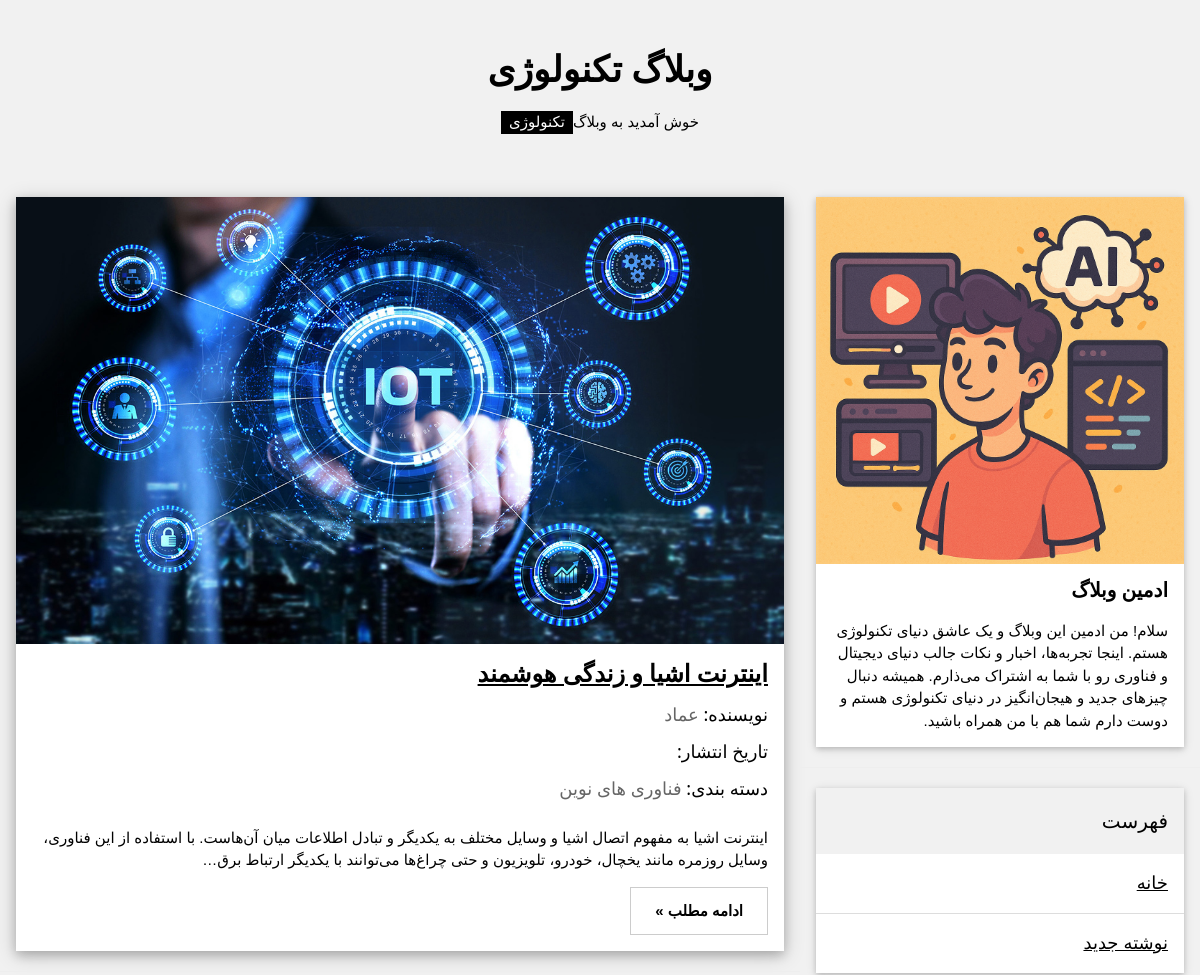
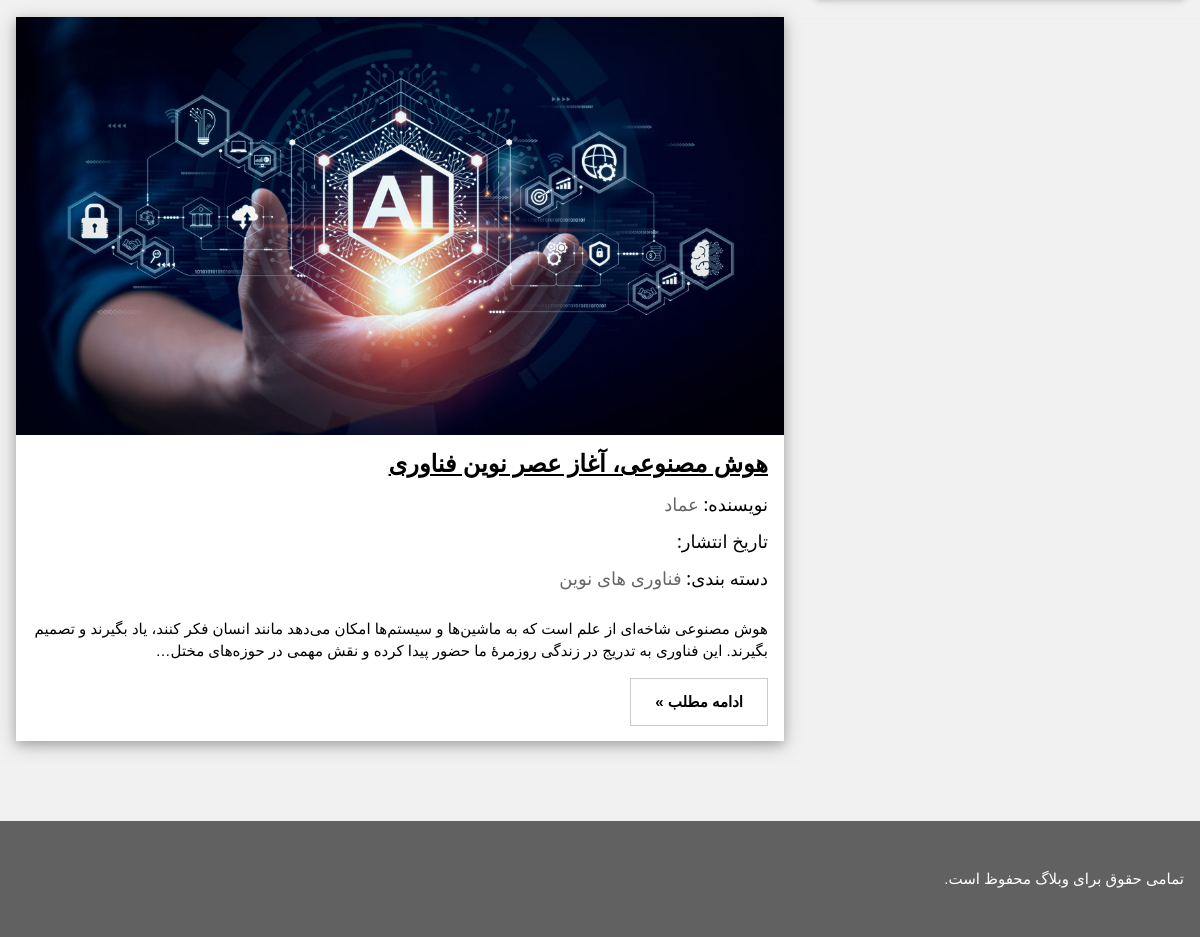
The page / on the database its author committed (2 pictures, top to bottom).
### blog/models.py (models this page shows, shortened)
class Post(models.Model):
    author = models.ForeignKey(User, on_delete=models.PROTECT, related_name='posts', verbose_name='نویسنده')
    category = models.ForeignKey(Category, on_delete=models.PROTECT, related_name='posts', verbose_name='دسته بندی')
    title = models.CharField(max_length=100, verbose_name='عنوان')
    slug = models.SlugField(max_length=120, unique=True, verbose_name='شناسه یکتا')
    content = models.TextField(verbose_name='محتوا')
    image = models.ImageField(upload_to='blog/%Y/%m/%d/', blank=True, null=True, verbose_name='تصویر')
    published_date = models.DateField(auto_now_add=True, verbose_name='تاریخ انتشار')
    published_time = models.TimeField(auto_now_add=True, verbose_name='زمان انتشار')
    updated_date = models.DateField(auto_now=True, verbose_name='تاریخ آخرین ویرایش')
    updated_time = models.TimeField(auto_now=True, verbose_name='زمان آخرین ویرایش')
    class Meta:
        ordering = ['-published_date', '-published_time']
        verbose_name = 'نوشته ها'
        verbose_name_plural = 'نوشته ها'
    @property
    def published_jalali(self):
        return date2jalali(self.published_date).strftime('%Y/%m/%d')
    published_jalali.fget.short_description = 'تاریخ انتشار'
    @property
    def updated_jalali(self):
        return date2jalali(self.updated_date).strftime('%Y/%m/%d')
    updated_jalali.fget.short_description = 'تاریخ آخرین ویرایش'

class Category(models.Model):
    name = models.CharField(max_length=100, verbose_name='دسته بندی')
    class Meta:
        verbose_name = 'دسته بندی ها'
        verbose_name_plural = 'دسته بندی ها'
        ordering = ['name']

### blog/views.py (the view)
# urls.py: path('', PostListView.as_view(), name='post_list'),
class PostListView(ListView):
    model = Post
    template_name = 'blog/post_list.html'
    context_object_name = 'posts'

### blog/templates/blog/post_list.html (shortened to what this page needs)
{% extends 'base.html' %}
{% load static %}
{% block content%}
    {% for post in posts %}
        <div class="w3-card-4 w3-margin w3-white">
            {% if post.image %}
                <img src="{{ post.image.url }}" alt="post image" style="width:100%">
            {% else %}
                <img src="{% static 'images/default.png' %}" alt="default image" style="width:100%">
            {% endif %}
            <div class="w3-container">
                <h3><a href="{% url 'post_detail' post.slug %}"><b>{{ post.title }}</b></a></h3>
                <h5>نویسنده: <span class="w3-opacity">{{ post.author.first_name }}</span></h5>
                <h5>تاریخ انتشار: </h5>
                <h5>دسته بندی: <span class="w3-opacity">{{ post.category.name }}</span></h5>
            </div>
            <div class="w3-container">
                <p>
                    {{ post.content|truncatechars:200 }}
                    {% if post.content|length > 200 %}
                        <p><a href="{% url 'post_detail' post.slug %}" class="w3-button w3-padding-large w3-white w3-border"><b>ادامه مطلب »</b></a></p>
                    {% endif %}
                </p>
            </div>
        </div>
        <hr>
    {% endfor %}
{% endblock %}

### templates/base.html (shortened to what this page needs)
{% load static %}
<!DOCTYPE html>
<html dir="rtl">
<head>
<link rel="stylesheet" href="{% static 'css/w3.css' %}">
</head>
<body class="w3-light-grey">
<div class="w3-content" style="max-width:1400px">
<header class="w3-container w3-center w3-padding-32">
  <h1><b>وبلاگ تکنولوژی</b></h1>
  <p>خوش آمدید به وبلاگ<span class="w3-tag">تکنولوژی</span></p>
</header>
<div class="w3-row">
<div class="w3-col l8 s12">
  {% block content%}
  {% endblock %}
</div>
<div class="w3-col l4">
  <div class="w3-card w3-margin w3-margin-top">
  <img src="{% static 'images/Logo.png' %}" style="width:100%">
    <div class="w3-container w3-white">
      <h4><b>ادمین وبلاگ</b></h4>
      <p>سلام! من ادمین این وبلاگ و یک عاشق دنیای تکنولوژی هستم.
         اینجا تجربه‌ها، اخبار و نکات جالب دنیای دیجیتال و فناوری رو با شما به اشتراک می‌ذارم.
          همیشه دنبال چیزهای جدید و هیجان‌انگیز در دنیای تکنولوژی هستم و دوست دارم شما هم با من همراه باشید.</p>
    </div>
  </div><hr>
  <div class="w3-card w3-margin">
    <div class="w3-container w3-padding">
      <h4>فهرست</h4>
    </div>
    <ul class="w3-ul w3-hoverable w3-white">
      <li class="w3-padding-16">
        <a href="{% url 'post_list' %}"><span class="w3-large">خانه</span></a><br>
      </li>
      <li class="w3-padding-16">
        <a href="{% url 'post_create' %}"><span class="w3-large">نوشته جدید</span></a><br>
      </li>
    </ul>
  </div>
  <hr>
</div>
</div><br>
</div>
<footer class="w3-container w3-dark-grey w3-padding-32 w3-margin-top">
  <p>تمامی حقوق برای وبلاگ محفوظ است.</p>
</footer>
</body>
</html>

### static/css/w3.css (style rules this page uses)
*,*:before,*:after { box-sizing:inherit }
html { -ms-text-size-adjust:100%;-webkit-text-size-adjust:100% }
body { margin:0 }
article,aside,details,figcaption,figure,footer,header,main,menu,nav,section { display:block }
a { background-color:transparent }
b,strong { font-weight:bolder }
img { border-style:none }
hr { box-sizing:content-box;height:0;overflow:visible }
html,body { font-family:Verdana,sans-serif;font-size:15px;line-height:1.5 }
html { overflow-x:hidden }
h1 { font-size:36px }
h3 { font-size:24px }
h4 { font-size:20px }
h5 { font-size:18px }
h1,h2,h3,h4,h5,h6 { font-family:"Segoe UI",Arial,sans-serif;font-weight:400;margin:10px 0 }
hr { border:0;border-top:1px solid #eee;margin:20px 0 }
img { vertical-align:middle }
a { color:inherit }
.w3-btn,.w3-button { border:none;display:inline-block;padding:8px 16px;vertical-align:middle;overflow:hidden;text-decoration:none;color:inherit;background-color:inherit;text-align:center;cursor:pointer;white-space:nowrap }
.w3-btn,.w3-button { -webkit-touch-callout:none;-webkit-user-select:none;-khtml-user-select:none;-moz-user-select:none;-ms-user-select:none;user-select:none }
.w3-badge,.w3-tag { background-color:#000;color:#fff;display:inline-block;padding-left:8px;padding-right:8px;text-align:center }
.w3-ul { list-style-type:none;padding:0;margin:0 }
.w3-ul li { padding:8px 16px;border-bottom:1px solid #ddd }
.w3-ul li:last-child { border-bottom:none }
.w3-container:after,.w3-container:before,.w3-panel:after,.w3-panel:before,.w3-row:after,.w3-row:before,.w3-row-padding:after,.w3-row-padding:before, .w3-cell-row:before,.w3-cell-row:after,.w3-clear:after,.w3-clear:before,.w3-bar:before,.w3-bar:after { content:"";display:table;clear:both }
.w3-col,.w3-half,.w3-third,.w3-twothird,.w3-threequarter,.w3-quarter { float:left;width:100% }
.w3-col.s12 { width:99.99999% }
@media (min-width:993px) { .w3-col.l4 { width:33.33333% } }
@media (min-width:993px) { .w3-col.l8 { width:66.66666% } }
.w3-content,.w3-auto { margin-left:auto;margin-right:auto }
.w3-content { max-width:980px }
.w3-container,.w3-panel { padding:0.01em 16px }
.w3-card,.w3-card-2 { box-shadow:0 2px 5px 0 rgba(0,0,0,0.16),0 2px 10px 0 rgba(0,0,0,0.12) }
.w3-card-4,.w3-hover-shadow:hover { box-shadow:0 4px 10px 0 rgba(0,0,0,0.2),0 4px 20px 0 rgba(0,0,0,0.19) }
.w3-opacity,.w3-hover-opacity:hover { opacity:0.60 }
.w3-large { font-size:18px!important }
.w3-center { text-align:center!important }
.w3-border { border:1px solid #ccc!important }
.w3-margin { margin:16px!important }
.w3-margin-top { margin-top:16px!important }
.w3-padding { padding:8px 16px!important }
.w3-padding-large { padding:12px 24px!important }
.w3-padding-16 { padding-top:16px!important;padding-bottom:16px!important }
.w3-padding-32 { padding-top:32px!important;padding-bottom:32px!important }
.w3-white,.w3-hover-white:hover { color:#000!important;background-color:#fff!important }
.w3-light-grey,.w3-hover-light-grey:hover,.w3-light-gray,.w3-hover-light-gray:hover { color:#000!important;background-color:#f1f1f1!important }
.w3-dark-grey,.w3-hover-dark-grey:hover,.w3-dark-gray,.w3-hover-dark-gray:hover { color:#fff!important;background-color:#616161!important }

### rows shown on the page
Post: image (picture), title "اینترنت اشیا و زندگی هوشمند", author.first_name "عماد", category.name "فناوری های نوین", content "اینترنت اشیا به مفهوم اتصال اشیا و وسایل مختلف به یکدیگر و تبادل اطلاعات میان آن‌هاست. با استفاده از این فناوری، وسایل روزمره مانند یخچال، خودرو، تلویزیون و حتی چراغ‌ها می‌توانند با یکدیگر ارتباط برق…", shows "ادامه مطلب »"
Post: image (picture), title "هوش مصنوعی، آغاز عصر نوین فناوری", author.first_name "عماد", category.name "فناوری های نوین", content "هوش مصنوعی شاخه‌ای از علم است که به ماشین‌ها و سیستم‌ها امکان می‌دهد مانند انسان فکر کنند، یاد بگیرند و تصمیم بگیرند. این فناوری به تدریج در زندگی روزمرهٔ ما حضور پیدا کرده و نقش مهمی در حوزه‌های مختل…", shows "ادامه مطلب »"
